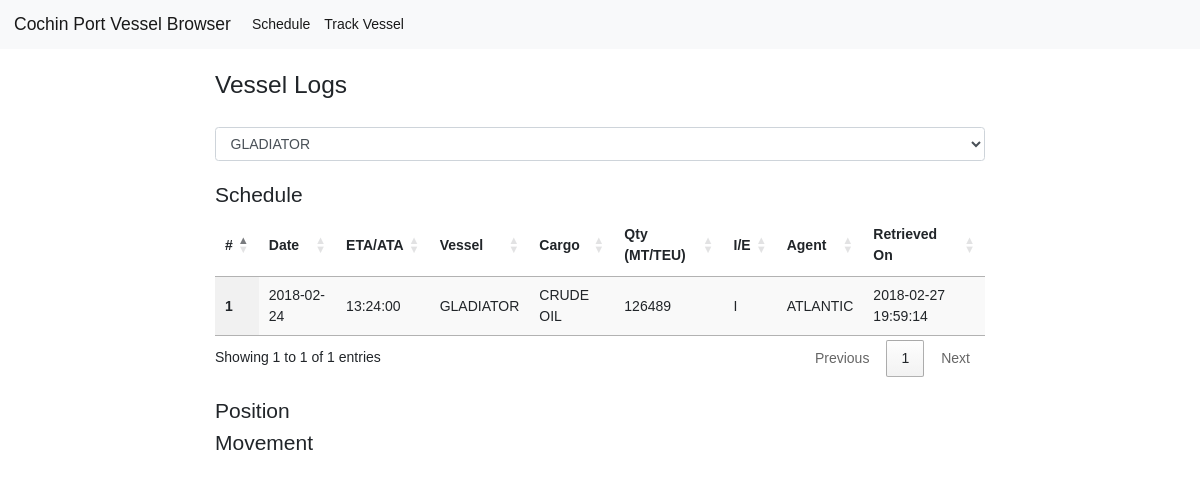
/vessel, run on the app's committed database.
### vesselapp/models.py (models this page shows)
class VesselSchedule(db.Model):
    vs_id = db.Column(db.Integer, primary_key=True)
    arv_dt = db.Column(db.DateTime)
    vessel_ref = db.Column(db.Integer, db.ForeignKey('vessel.v_id'), nullable=False)
    cargo = db.Column(db.String(64))
    qty = db.Column(db.String(32))
    v_type = db.Column(db.String(8))
    agent = db.Column(db.String(64))
    scraped_on = db.Column(db.DateTime(timezone=True), server_default=func.now())

class Vessel(db.Model):
    v_id = db.Column(db.Integer, primary_key=True)
    v_name = db.Column(db.String(256))
    arv_dt = db.Column(db.DateTime)
    vs = db.relationship('VesselSchedule', backref='vessel', lazy=True)
    vp = db.relationship('VesselPosition', backref='vessel', lazy=True)
    cargo = db.Column(db.String(64))
    qty = db.Column(db.String(32))
    v_type = db.Column(db.String(8))
    agent = db.Column(db.String(64))
    updated_on = db.Column(db.DateTime(timezone=True), server_default=func.now())

### vesselapp/views.py (the view)
class VesselView(views.MethodView):
    def get(self):
        vessels = Vessel.query.all()
        vessel_choice = request.args.get('vs')
        selection = vessel_choice if vessel_choice else vessels[0].v_id
        schedule = VesselSchedule.query.filter(VesselSchedule.vessel_ref == selection)
        return render_template('vessel.html', \
            vessels=vessels, \
            schedule=schedule)

### vesselapp/templates/vessel.html (shortened to what this page needs)
{% extends "layout.html" %}
{% block content %}
<div class="row">
  <div class="col-md-2"></div>
  <div class="col-md-8">
    <br />
    <h3>Vessel Logs</h3>
    <br />
    <form action="/vessel" method='GET'>
      <select class="form-control" name="vs" onchange='this.form.submit()'>
        {% for vessel in vessels %}
        <option value="{{ vessel.v_id }}" {% if request.args.get('vs') == vessel.v_id|string() %} selected {% endif %}>{{ vessel.v_name }}</option>
        {% endfor %}
      </select>
    </form>
    <br />
    <h4>Schedule</h4>
    <table id="schedule" class="display" cellspacing="0" width="100%">
      <thead>
        <tr>
          <th scope="col">#</th>
          <th scope="col">Date</th>
          <th scope="col">ETA/ATA</th>
          <th scope="col">Vessel</th>
          <th scope="col">Cargo</th>
          <th scope="col">Qty (MT/TEU)</th>
          <th scope="col">I/E</th>
          <th scope="col">Agent</th>
          <th scope="col">Retrieved On</th>
        </tr>
      </thead>
      <tbody>
        {% for row in schedule %}
        <tr>
          <th scope="row">{{ row.vs_id }}</th>
          <td>{{ row.arv_dt.date() }}</td>
          <td>{{ row.arv_dt.time() }}</td>
          <td>{{ row.vessel.v_name }}</td>
          <td>{{ row.cargo }}</td>
          <td>{{ row.qty }}</td>
          <td>{{ row.v_type }}</td>
          <td>{{ row.agent }}</td>
          <td>{{ row.scraped_on }}</td>
        </tr>
        {% endfor %}
      </tbody>
    </table>
    <br />
    <h4>Position</h4>
    <h4>Movement</h4>
  </div>
</div>
{% endblock %}

### vesselapp/static/css/app.css (style rules this page uses)
html, body { font-family: 'Helvetica', sans-serif; font-size: 14px; }

### data on the page
VesselSchedule: vs_id "1", arv_dt "2018-02-24", arv_dt.time "13:24:00", vessel.v_name "GLADIATOR", cargo "CRUDE OIL", qty "126489", v_type "I", agent "ATLANTIC", scraped_on "2018-02-27 19:59:14"

### other printed values
form field vs "GLADIATOR"
